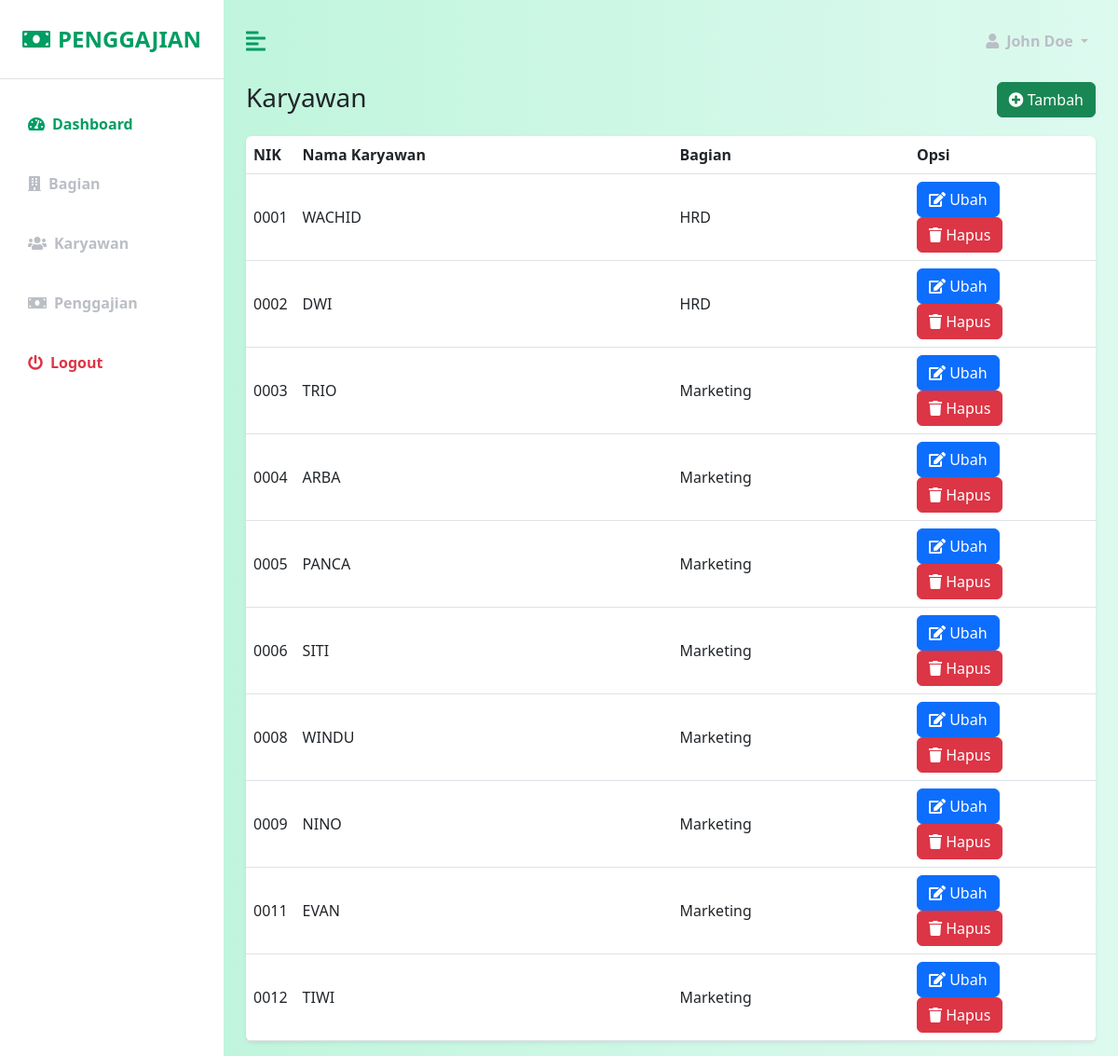
Page /?page=karyawan on the committed database.
### tables this page shows
CREATE TABLE `karyawan` (
  `nik` varchar(20) NOT NULL,
  `nama` varchar(50) DEFAULT NULL,
  `tanggal_mulai` date DEFAULT NULL,
  `gaji_pokok` int(11) DEFAULT NULL,
  `status_karyawan` enum('TETAP','KONTRAK','MAGANG') DEFAULT NULL,
  `bagian_id` int(11) DEFAULT NULL
);

CREATE TABLE `bagian` (
  `id` int(11) NOT NULL,
  `nama` varchar(255) NOT NULL
);

### pages/karyawan/karyawan.php (the view, shortened to what this page needs)
<?php
include "database/connection.php";
?>
<div class="row">
    <div class="col">
        <h3>Karyawan</h3>
    </div>
    <div class="col">
        <a href="?page=karyawantambah" class="btn btn-success float-end">
            <i class="fa fa-plus-circle"></i>
            Tambah
        </a>
    </div>
</div>
<div class="row mt-3">
    <div class="col">
        <?php
        $selectSQL = "SELECT K.*,B.nama nama_bagian FROM karyawan K LEFT JOIN bagian B ON K.bagian_id = B.id";
        $result = mysqli_query($connection, $selectSQL);
        ?>
        <table class="table bg-white rounded shadow-sm  table-hover">
            <thead>
                <tr>
                    <th scope="col" width="50">NIK</th>
                    <th scope="col">Nama Karyawan</th>
                    <th scope="col">Bagian</th>
                    <th scope="col" width="200">Opsi</th>
                </tr>
            </thead>
            <tbody>
                <?php
                while ($row = mysqli_fetch_assoc($result)) {
                ?>
                    <tr class="align-middle">
                        <td>
                            <?php echo $row["nik"] ?>
                        </td>
                        <td>
                            <?php echo $row["nama"] ?>
                        </td>
                        <td>
                            <?php echo $row["nama_bagian"] ?>
                        </td>
                        <td>
                            <a href="?page=karyawanubah&nik=<?php echo $row["nik"] ?>" class="btn btn-primary">
                                <i class="fa fa-edit"></i>
                                Ubah
                            </a>
                            <a href="?page=karyawanhapus&nik=<?php echo $row["nik"] ?>" onclick="javascript: return confirm('Konfirmasi data akan dihapus?');" class="btn btn-danger">
                                <i class="fa fa-trash"></i>
                                Hapus
                            </a>
                        </td>
                    </tr>
                <?php
                }
                ?>
            </tbody>
        </table>
    </div>
</div>

### index.php (shortened to what this page needs)
<!DOCTYPE html>
<html lang="en">
<head>
    <link href="https://cdn.jsdelivr.net/npm/bootstrap@5.2.2/dist/css/bootstrap.min.css" rel="stylesheet">
    <link rel="stylesheet" href="https://cdnjs.cloudflare.com/ajax/libs/font-awesome/5.15.3/css/all.min.css" />
    <link rel="stylesheet" href="css/custom.css" />
</head>
<body>
    <div class="d-flex" id="wrapper">
        <?php include "components/sidebar.php" ?>
        <div id="page-content-wrapper">
            <?php include "components/nav.php" ?>
            <div class="container-fluid px-4">
                <?php include "routes.php" ?>
            </div>
        </div>
    </div>
</body>
</html>

### components/sidebar.php
<div class="bg-white" id="sidebar-wrapper">
    <div class="sidebar-heading text-center py-4 primary-text fs-4 fw-bold text-uppercase border-bottom"><i class="fas fa-money-bill me-2"></i>Penggajian</div>
    <div class="list-group list-group-flush my-3">
        <a href="?page=dashboard" class="list-group-item list-group-item-action bg-transparent second-text active"><i class="fas fa-tachometer-alt me-2"></i>Dashboard</a>
        <a href="?page=bagian" class="list-group-item list-group-item-action bg-transparent second-text fw-bold"><i class="fas fa-building me-2"></i>Bagian</a>
        <a href="?page=karyawan" class="list-group-item list-group-item-action bg-transparent second-text fw-bold"><i class="fas fa-users me-2"></i>Karyawan</a>
        <a href="?page=pilihbulantahunpenggajian" class="list-group-item list-group-item-action bg-transparent second-text fw-bold"><i class="fas fa-money-bill me-2"></i>Penggajian</a>
        <a href="#" class="list-group-item list-group-item-action bg-transparent text-danger fw-bold"><i class="fas fa-power-off me-2"></i>Logout</a>
    </div>
</div>

### components/nav.php (shortened to what this page needs)
<nav class="navbar navbar-expand-lg navbar-light bg-transparent py-4 px-4">
    <div class="d-flex align-items-center">
        <i class="fas fa-align-left primary-text fs-4 me-3" id="menu-toggle"></i>
    </div>
    <div class="collapse navbar-collapse" id="navbarSupportedContent">
        <ul class="navbar-nav ms-auto mb-2 mb-lg-0">
            <li class="nav-item dropdown">
                <a class="nav-link dropdown-toggle second-text fw-bold" href="#" id="navbarDropdown" role="button" data-bs-toggle="dropdown" aria-expanded="false">
                    <i class="fas fa-user me-2"></i>John Doe
                </a>
            </li>
        </ul>
    </div>
</nav>

### routes.php (shortened to what this page needs)
<?php
if (isset($_GET["page"])) {
    $page = $_GET["page"];
} else {
    $page = "";
}
switch ($page) {
    case "karyawan":
        include "pages/karyawan/karyawan.php";
        break;
}

### css/custom.css (style rules this page uses)
:root { --main-bg-color: #009d63; --main-text-color: #009d63; --second-text-color: #bbbec5; --second-bg-color: #c1efde; }
.primary-text { color: var(--main-text-color); }
.second-text { color: var(--second-text-color); }
#wrapper { overflow-x: hidden; background-image: linear-gradient(to right, #baf3d7, #c2f5de, #cbf7e4, #d4f8ea, #ddfaef); }
#sidebar-wrapper { min-height: 100vh; margin-left: -15rem; -webkit-transition: margin 0.25s ease-out; -moz-transition: margin 0.25s ease-out; -o-transition: margin 0.25s ease-out; transition: margin 0.25s ease-out; }
#sidebar-wrapper .sidebar-heading { padding: 0.875rem 1.25rem; font-size: 1.2rem; }
#sidebar-wrapper .list-group { width: 15rem; }
#page-content-wrapper { min-width: 100vw; }
#menu-toggle { cursor: pointer; }
.list-group-item { border: none; padding: 20px 30px; }
.list-group-item.active { background-color: transparent; color: var(--main-text-color); font-weight: bold; border: none; }
@media (min-width: 768px) { #sidebar-wrapper { margin-left: 0; } }
@media (min-width: 768px) { #page-content-wrapper { min-width: 0; width: 100%; } }

### rows in the picture
karyawan: nik "0001", nama "WACHID", bagian.nama "HRD"
karyawan: nik "0002", nama "DWI", bagian.nama "HRD"
karyawan: nik "0003", nama "TRIO", bagian.nama "Marketing"
karyawan: nik "0004", nama "ARBA", bagian.nama "Marketing"
karyawan: nik "0005", nama "PANCA", bagian.nama "Marketing"
karyawan: nik "0006", nama "SITI", bagian.nama "Marketing"
karyawan: nik "0008", nama "WINDU", bagian.nama "Marketing"
karyawan: nik "0009", nama "NINO", bagian.nama "Marketing"
karyawan: nik "0011", nama "EVAN", bagian.nama "Marketing"
karyawan: nik "0012", nama "TIWI", bagian.nama "Marketing"
